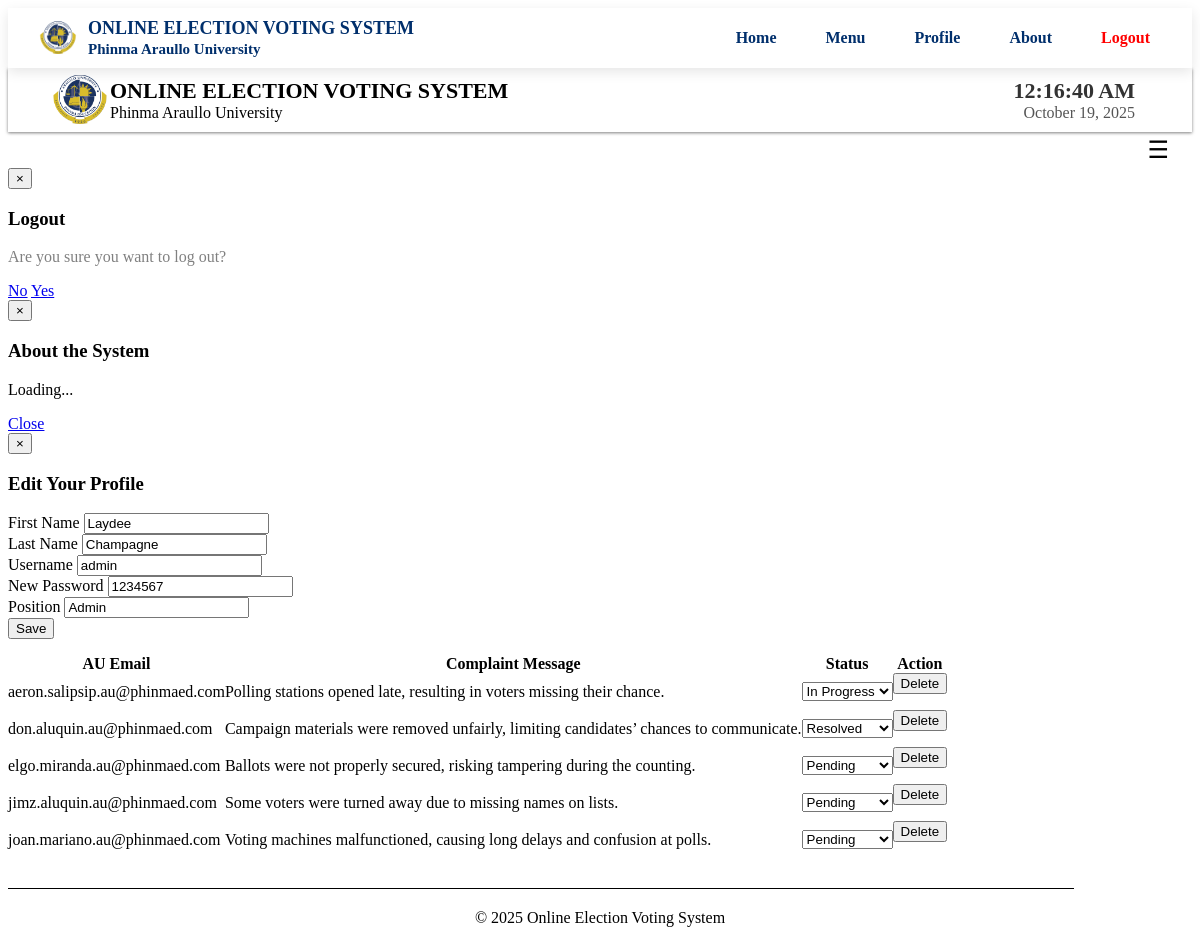
/admin/complaint.php (signed in), run on the app's committed database.
### tables this page shows
CREATE TABLE `users` (
  `User_id` int(11) NOT NULL,
  `FirstName` varchar(100) NOT NULL,
  `LastName` varchar(100) NOT NULL,
  `UserName` varchar(100) NOT NULL,
  `Password` varchar(100) NOT NULL,
  `User_Type` varchar(50) NOT NULL,
  `Position` varchar(100) NOT NULL
);

CREATE TABLE `complaint` (
  `complaint_id` int(11) NOT NULL,
  `voterID` int(11) NOT NULL,
  `subject` varchar(255) NOT NULL,
  `description` text NOT NULL,
  `status` enum('pending','in_progress','resolved') DEFAULT 'pending',
  `created_at` timestamp NOT NULL DEFAULT current_timestamp(),
  `updated_at` timestamp NOT NULL DEFAULT current_timestamp() ON UPDATE current_timestamp(),
  `Username` varchar(100) NOT NULL,
  `SchoolID` varchar(50) NOT NULL,
  `Year` varchar(100) NOT NULL
);

### admin/session.php (called while the page is built, shortened)
<?php
$id_session=$_SESSION['id'];
?>

### admin/complaint.php (the view, shortened to what this page needs)
<?php
include('session.php');
include('header.php');
include('dbcon.php');
?>
</head>
<body>
<?php include('nav_top.php'); ?>
<div class="wrapper">
<div class="home_body">
<?php include('menusidebar.php'); ?>
<section>
	<div id="element" class="hero-body">
	<table class="users-table">
<div class="demo_jui">
    <table cellpadding="0" cellspacing="0" border="0" class="display" id="log" class="jtable">
    <thead>
  <tr>
      <th>AU Email</th>
      <th>Complaint Message</th>
      <th>Status</th>
      <th>Action</th>
  </tr>
</thead>
    <tbody>
<?php
$query = "SELECT complaint_id, Username, subject, description, status FROM complaint ORDER BY created_at DESC";
$result = mysqli_query($conn, $query);
if (!$result) {
    echo "<tr><td colspan='5'>Error fetching data: " . mysqli_error($conn) . "</td></tr>";
} elseif (mysqli_num_rows($result) == 0) {
    echo "<tr><td colspan='5'>No complaints found.</td></tr>";
} else {
   while ($row = mysqli_fetch_assoc($result)) {
    echo "<tr>";
    echo "<td>" . htmlspecialchars($row['Username']) . "</td>";
    echo "<td>" . nl2br(htmlspecialchars($row['description'])) . "</td>";
    echo "<td>
            <form method='post' style='margin:0;'>
                <input type='hidden' name='complaint_id' value='" . $row['complaint_id'] . "' />
                <select name='status' onchange='this.form.submit()'>
                    <option value='pending'" . ($row['status'] == 'pending' ? " selected" : "") . ">Pending</option>
                    <option value='in_progress'" . ($row['status'] == 'in_progress' ? " selected" : "") . ">In Progress</option>
                    <option value='resolved'" . ($row['status'] == 'resolved' ? " selected" : "") . ">Resolved</option>
                </select>
                <input type='hidden' name='update_status' value='1' />
            </form>
          </td>";
    echo "<td>
            <form method='post' onsubmit='return confirm(\"Are you sure you want to delete this complaint?\");'>
                <input type='hidden' name='delete_id' value='" . $row['complaint_id'] . "' />
                <button type='submit' name='delete_complaint' class='btn btn-danger'>Delete</button>
            </form>
          </td>";
    echo "</tr>";
}
}
?>
    </tbody>
</table>
	</div>
	</div>
<?php include('footer.php')?>
</div>
</body>
</html>

### admin/menusidebar.php (shortened to what this page needs)
<div class="navbar2">
  <div class="navbar-inner">
    <div class="container">
      <button class="hamburger pull-right" onclick="toggleSidebar()">&#9776;</button>
    </div>
  </div>
</div>
<div class="modal hide fade" id="logoutModal">
  <div class="modal-header">
    <button type="button" class="close" data-dismiss="modal">×</button>
    <h3>Logout</h3>
  </div>
  <div class="modal-body">
    <p style="color: gray;">Are you sure you want to log out?</p>
  </div>
  <div class="modal-footer">
    <a href="#" class="btn" data-dismiss="modal">No</a>
    <a href="logout.php" class="btn btn-primary">Yes</a>
  </div>
</div>
<div class="modal hide fade" id="aboutModal">
  <div class="modal-header">
    <button type="button" class="close" data-dismiss="modal">×</button>
    <h3>About the System</h3>
  </div>
  <div class="modal-body" id="aboutContent">
    <p>Loading...</p>
  </div>
  <div class="modal-footer">
    <a href="#" class="btn" data-dismiss="modal">Close</a>
  </div>
</div>
<div class="modal hide fade" id="profileModal" tabindex="-1" role="dialog">
  <div class="modal-dialog" style="max-width: 600px;">
    <div class="modal-content hero-profile">
      <div class="modal-header">
        <button type="button" class="close" data-dismiss="modal">×</button>
        <h3>Edit Your Profile</h3>
      </div>
      <div class="modal-body">
        <?php
        $query = mysqli_query($conn, "SELECT * FROM users WHERE User_id = '$id_session'");
        $row = mysqli_fetch_assoc($query);
        ?>
        <form method="post">
          <div class="form-group">
            <label>First Name</label>
            <input type="text" name="firstname" value="<?php echo $row['FirstName']; ?>" class="form-control" required>
          </div>
          <div class="form-group">
            <label>Last Name</label>
            <input type="text" name="lastname" value="<?php echo $row['LastName']; ?>" class="form-control" required>
          </div>
          <div class="form-group">
            <label>Username</label>
            <input type="text" name="username" value="<?php echo $row['UserName']; ?>" class="form-control" required>
          </div>
          <div class="form-group">
            <label>New Password</label>
            <input type="text" name="password" value="<?php echo $row['Password']; ?>" class="form-control" required>
          </div>
          <div class="form-group">
            <label>Position</label>
            <input type="text" value="<?php echo $row['Position']; ?>" class="form-control" readonly>
          </div>
          <input type="submit" name="save" value="Save" class="btn btn-primary">
        </form>
      </div>
    </div>
  </div>
</div>

### admin/menusidebar.php (style rules this page uses)
.navbar2 { width: 100%; max-width: 100%; box-sizing: border-box; overflow-x: visible; padding: 0; }
.navbar-inner { width: 100%; max-width: 100%; box-sizing: border-box; }
.navbar2 .container { width: 100% !important; max-width: 100%; box-sizing: border-box; display: flex; flex-wrap: wrap; justify-content: space-between; align-items: center; overflow-x: visible; padding: 0 15px; }
.hamburger { font-size: 24px; background: transparent; border: none; color: #000; cursor: pointer; padding: 4px 8px; margin-left: auto; }

### data on the page
users: firstname "Laydee", lastname "Champagne", username "admin", password "1234567", Position "Admin"
complaint: Username "aeron.salipsip.au@phinmaed.com", description "Polling stations opened late, resulting in voters missing their chance.", status "In Progress"
complaint: Username "don.aluquin.au@phinmaed.com", description "Campaign materials were removed unfairly, limiting candidates’ chances to communicate.", status "Resolved"
complaint: Username "elgo.miranda.au@phinmaed.com", description "Ballots were not properly secured, risking tampering during the counting.", status "Pending"
complaint: Username "jimz.aluquin.au@phinmaed.com", description "Some voters were turned away due to missing names on lists.", status "Pending"
complaint: Username "joan.mariano.au@phinmaed.com", description "Voting machines malfunctioned, causing long delays and confusion at polls.", status "Pending"
